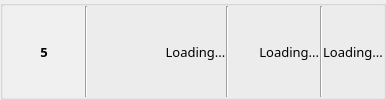
                      <widget class="QGroupBox" name="groupBox_14">
                       <property name="title">
                        <string/>
                       </property>
                       <layout class="QHBoxLayout" name="horizontalLayout_7">
                        <property name="spacing">
                         <number>0</number>
                        </property>
                        <property name="leftMargin">
                         <number>0</number>
                        </property>
                        <property name="topMargin">
                         <number>0</number>
                        </property>
                        <property name="rightMargin">
                         <number>0</number>
                        </property>
                        <property name="bottomMargin">
                         <number>0</number>
                        </property>
                        <item>
                         <widget class="QLabel" name="label_14">
                          <property name="minimumSize">
                           <size>
                            <width>82</width>
                            <height>0</height>
                           </size>
                          </property>
                          <property name="maximumSize">
                           <size>
                            <width>60</width>
                            <height>16777215</height>
                           </size>
                          </property>
                          <property name="font">
                           <font>
                            <family>나눔고딕</family>
                            <pointsize>10</pointsize>
                            <weight>75</weight>
                            <bold>true</bold>
                           </font>
                          </property>
                          <property name="styleSheet">
                           <string notr="true">background-color : rgb(240, 240, 240)</string>
                          </property>
                          <property name="text">
                           <string>5</string>
                          </property>
                          <property name="alignment">
                           <set>Qt::AlignCenter</set>
                          </property>
                         </widget>
                        </item>
                        <item>
                         <widget class="Line" name="line_6">
                          <property name="orientation">
                           <enum>Qt::Vertical</enum>
                          </property>
                         </widget>
                        </item>
                        <item>
                         <widget class="QLabel" name="nielsen_TV_Programme5">
                          <property name="font">
                           <font>
                            <family>나눔고딕</family>
                            <pointsize>10</pointsize>
                           </font>
                          </property>
                          <property name="text">
                           <string>                       Loading...</string>
                          </property>
                          <property name="margin">
                           <number>0</number>
                          </property>
                         </widget>
                        </item>
                        <item>
                         <widget class="Line" name="line_25">
                          <property name="orientation">
                           <enum>Qt::Vertical</enum>
                          </property>
                         </widget>
                        </item>
                        <item>
                         <widget class="QLabel" name="nielsen_TV_Broadcast5">
                          <property name="maximumSize">
                           <size>
                            <width>200</width>
                            <height>16777215</height>
                           </size>
                          </property>
                          <property name="font">
                           <font>
                            <family>나눔고딕</family>
                            <pointsize>10</pointsize>
                           </font>
                          </property>
                          <property name="text">
                           <string>         Loading...</string>
                          </property>
                          <property name="margin">
                           <number>0</number>
                          </property>
                         </widget>
                        </item>
                        <item>
                         <widget class="Line" name="line_16">
                          <property name="orientation">
                           <enum>Qt::Vertical</enum>
                          </property>
                         </widget>
                        </item>
                        <item>
                         <widget class="QLabel" name="nielsen_TV_Audience5">
                          <property name="maximumSize">
                           <size>
                            <width>150</width>
                            <height>16777215</height>
                           </size>
                          </property>
                          <property name="font">
                           <font>
                            <family>나눔고딕</family>
                            <pointsize>10</pointsize>
                           </font>
                          </property>
                          <property name="text">
                           <string>Loading...</string>
                          </property>
                          <property name="alignment">
                           <set>Qt::AlignCenter</set>
                          </property>
                         </widget>
                        </item>
                       </layout>
                      </widget>
